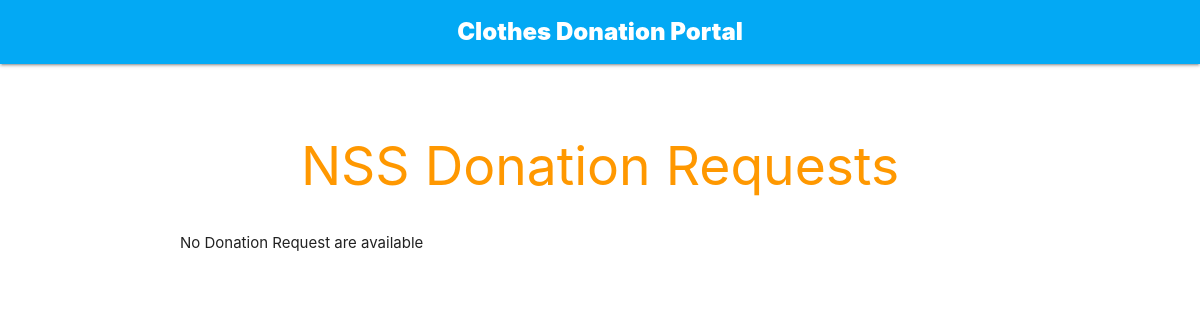
The app's page /list/ (signed in), older data.
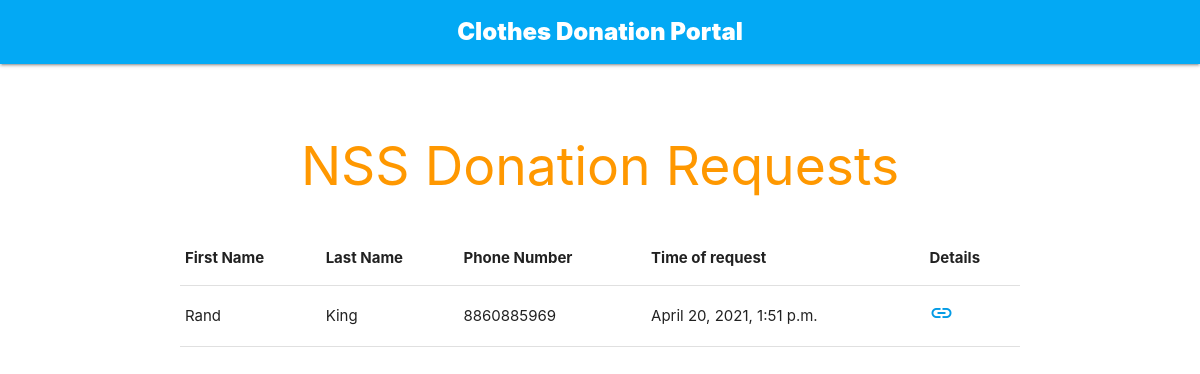
The same page, newer data.
### NSS_site/models.py (models this page shows, shortened)
class DonationRequest(models.Model):
    req_id = models.AutoField(primary_key=True)
    slot = models.ForeignKey(VolunteerSlot, on_delete=models.CASCADE)
    first_name = models.CharField(max_length=50)
    last_name = models.CharField(max_length=50)
    address = models.CharField(max_length=500)
    phone_regex = RegexValidator(regex=r'^\+?1?\d{9,15}$', message="Phone number must be entered in the format: '+999999999'. Up to 15 digits allowed.")
    phone_number = models.CharField(validators=[phone_regex], max_length=17, blank=True) # validators should be a list
    items = models.CharField(max_length=500)
    time_of_request = models.DateTimeField(default=now)

### NSS_site/views.py (the view)
# urls.py: path('list/', views.list, name='list'),
@staff_member_required
def list(request):
    donation_request_list = DonationRequest.objects.order_by('-time_of_request')
    context = {'donation_request_list': donation_request_list }
    return render(request, 'list.html', context)

### templates/list.html (shortened to what this page needs)
<!DOCTYPE html>
<html lang="en">
<head>
    <link rel="stylesheet" href="https://cdnjs.cloudflare.com/ajax/libs/materialize/1.0.0/css/materialize.min.css">
</head>
<body>
    {% include 'nav.html' %}
    <div class="section no-pad-bot" id="index-banner">
        <div class="container">
            <br>
            <h2 class="header center orange-text">NSS Donation Requests</h2>
        </div>
    </div>
    {% if donation_request_list %}
    <div class="section">
        <div class="container">
            <table>
                <thead>
                    <tr>
                        <th>First Name</th>
                        <th>Last Name</th>
                        <th>Phone Number</th>
                        <th>Time of request</th>
                        <th>Details</th>
                    </tr>
                </thead>
                <tbody>
                    {% for request in donation_request_list %}
                    <tr>
                        <td>{{ request.first_name }}</td>
                        <td>{{ request.last_name }}</td>
                        <td>{{ request.phone_number }}</td>
                        <td>{{ request.time_of_request }}</td>
                        <td><a href="/details/{{ request.id_no }}/"><i class="material-icons">insert_link</i></a></td>
                    </tr>
                    {% endfor %}
            </tbody>
            </table>
        </div>
    </div>
    {% else %}
    <div class="section">
        <div class="container">
            <div class="row">
                No Donation Request are available
            </div>
        </div>
    </div>
    {% endif %}
    {% load static %}
</body>
</html>

Row changes from the older to the newer data that the page shows:
added DonationRequest: first_name "Rand", last_name "King", phone_number "8860885969", time_of_request "April 20, 2021, 1:51 p.m."
Text that changed along with them:
text no longer shown: "No Donation Request are available"
text now shown: "First Name Last Name Phone Number Time of request Details"
